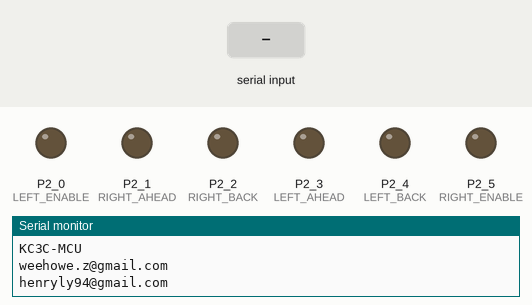
Recording of a sketch running on a simulated TI MSP430 LaunchPad. Shown: output pins drawn as LEDs (lit = HIGH), the last lines printed to the serial monitor. The test bench sets the inputs (shaded band).

Above: at 1.2 s.
1.3 s: "A" received over Serial
At 2.0 s:
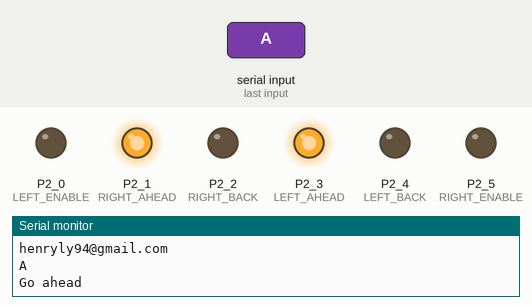
2.8 s: "B" received over Serial
At 3.2 s:
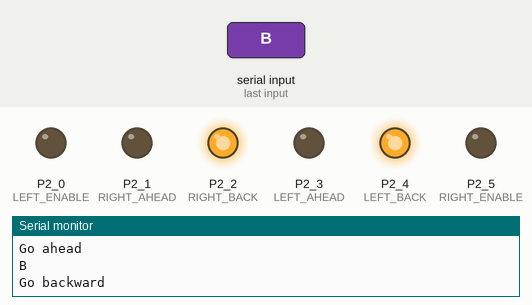
4.3 s: "L" received over Serial
At 5.5 s:
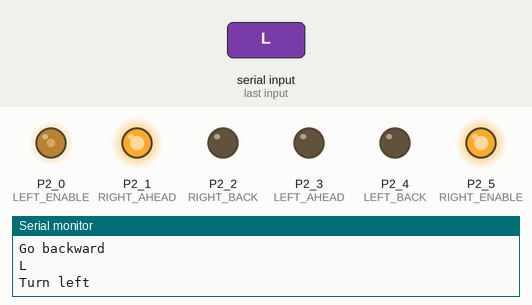
5.8 s: "R" received over Serial
At 6.6 s:
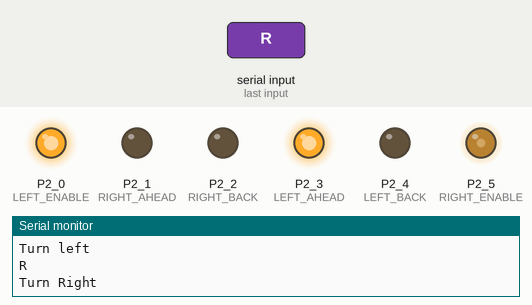
7.3 s: "A" received over Serial
At 7.8 s:
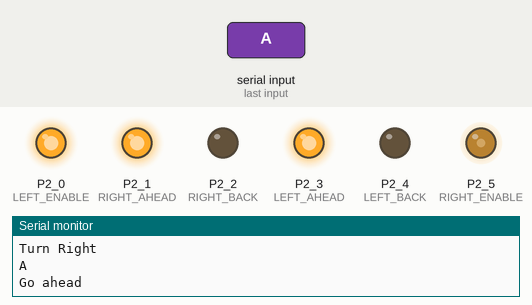
8.8 s: "B" received over Serial
At 10.1 s:
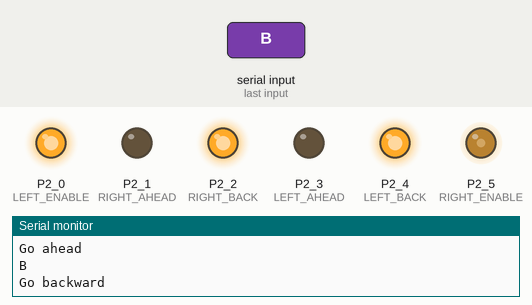
Timing chart, 0 to 11.3 s (numbered marks = the images above; inputs shaded):
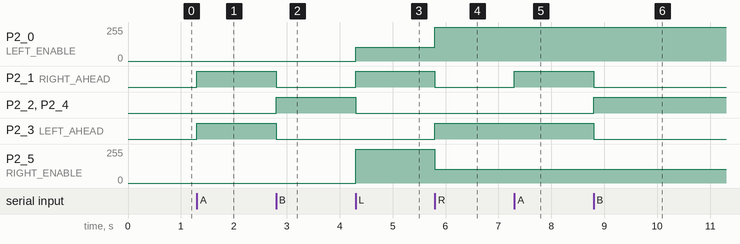

Measured:
- after the input at 1.3 s, P2_1 (RIGHT_AHEAD), P2_3 (LEFT_AHEAD): LOW → HIGH at once
- after the input at 2.8 s, P2_1 (RIGHT_AHEAD), P2_3 (LEFT_AHEAD): HIGH → LOW at once; P2_2 (RIGHT_BACK), P2_4 (LEFT_BACK): LOW → HIGH at once
- after the input at 4.3 s, P2_0 (LEFT_ENABLE): 0/255 → 102/255 at once; P2_1 (RIGHT_AHEAD): LOW → HIGH at once; P2_2 (RIGHT_BACK), P2_4 (LEFT_BACK): HIGH → LOW at once; P2_5 (RIGHT_ENABLE): 0/255 → 255/255 at once
- after the input at 5.8 s, P2_0 (LEFT_ENABLE): 102/255 → 255/255 at once; P2_1 (RIGHT_AHEAD): HIGH → LOW at once; P2_3 (LEFT_AHEAD): LOW → HIGH at once; P2_5 (RIGHT_ENABLE): 255/255 → 102/255 at once
- after the input at 7.3 s, P2_1 (RIGHT_AHEAD): LOW → HIGH at once
- after the input at 8.8 s, P2_1 (RIGHT_AHEAD), P2_3 (LEFT_AHEAD): HIGH → LOW at once; P2_2 (RIGHT_BACK), P2_4 (LEFT_BACK): LOW → HIGH at once

The sketch:

MCU-Sketch.ino
```cpp
// Pin Mapping [Check Document]

#define LEFT_ENABLE P2_0
#define RIGHT_ENABLE P2_5
#define RIGHT_AHEAD P2_1
#define RIGHT_BACK P2_2
#define LEFT_AHEAD P2_3
#define LEFT_BACK P2_4

// AHEAD: HIGH  BACK: LOW -> MOVE FORWARD
// AHEAD: LOW  BACK: HIGH -> MOVE BACKWARD
// LEFT_ENABLE: Change speed by changing duty ratio

// Default Value
#define VALUE_A 170
#define VALUE_B 128

int SPEED = 255;
float COEFFICIENT = 0.4;

// Interface
// Precise direction control -> analogWrite()

void goAhead();
void goBackward();
void turnLeft();
void turnRight();
void park();

// Implementation

void goAhead() {
  digitalWrite(LEFT_AHEAD,HIGH);
  digitalWrite(LEFT_BACK,LOW);
  digitalWrite(RIGHT_AHEAD,HIGH);
  digitalWrite(RIGHT_BACK,LOW);
  // analogWrite(PIN, VALUE);
}

void goBackward(){
  digitalWrite(LEFT_AHEAD,LOW);
  digitalWrite(LEFT_BACK,HIGH);
  digitalWrite(RIGHT_AHEAD,LOW);
  digitalWrite(RIGHT_BACK,HIGH);
}

void park(){
  digitalWrite(LEFT_ENABLE,LOW);
  digitalWrite(RIGHT_ENABLE,LOW);
  digitalWrite(LEFT_AHEAD,LOW);
  digitalWrite(LEFT_BACK,LOW);
  digitalWrite(RIGHT_AHEAD,LOW);
  digitalWrite(RIGHT_BACK,LOW);
}

void turnLeft(){
  analogWrite(LEFT_ENABLE, COEFFICIENT*SPEED);
  analogWrite(RIGHT_ENABLE, SPEED);
  digitalWrite(LEFT_AHEAD,LOW);
  digitalWrite(LEFT_BACK,LOW);
  digitalWrite(RIGHT_AHEAD,HIGH);
  digitalWrite(RIGHT_BACK,LOW);
}

void turnRight(){
  analogWrite(RIGHT_ENABLE, COEFFICIENT*SPEED);
  analogWrite(LEFT_ENABLE, SPEED);
  digitalWrite(LEFT_AHEAD,HIGH);
  digitalWrite(LEFT_BACK,LOW);
  digitalWrite(RIGHT_AHEAD,LOW);
  digitalWrite(RIGHT_BACK,LOW);
}

// Main

void setup() {
  // Open serial communications and wait for port to open:
  Serial.begin(9600);

  Serial.println("\n\nKC3C-MCU");
  Serial.println("weehowe.z@gmail.com");
  Serial.println("henryly94@gmail.com");

  pinMode(LEFT_AHEAD,OUTPUT);
  pinMode(LEFT_BACK,OUTPUT);
  pinMode(LEFT_ENABLE,OUTPUT);
  pinMode(RIGHT_AHEAD,OUTPUT);
  pinMode(RIGHT_BACK,OUTPUT);
  pinMode(RIGHT_ENABLE,OUTPUT);

  digitalWrite(LEFT_ENABLE,HIGH);
  digitalWrite(RIGHT_ENABLE,HIGH);

  park();
}

void loop() {

  while (Serial.available() > 0){
    // read the incoming byte:
    char incomingByte = Serial.read();
    Serial.println(incomingByte);

    if (incomingByte == 'A') {
      Serial.println("Go ahead");
      goAhead();
    }
    else if (incomingByte == 'B') {
      Serial.println("Go backward");
      goBackward();
    }
    else if (incomingByte == 'L') {
      Serial.println("Turn left");
      turnLeft();
    }
    else if (incomingByte == 'R') {
      Serial.println("Turn Right");
      turnRight();
    }
    else if (incomingByte == 'P') {
      Serial.println("Stop");
      park();
    }
  }
}
```
